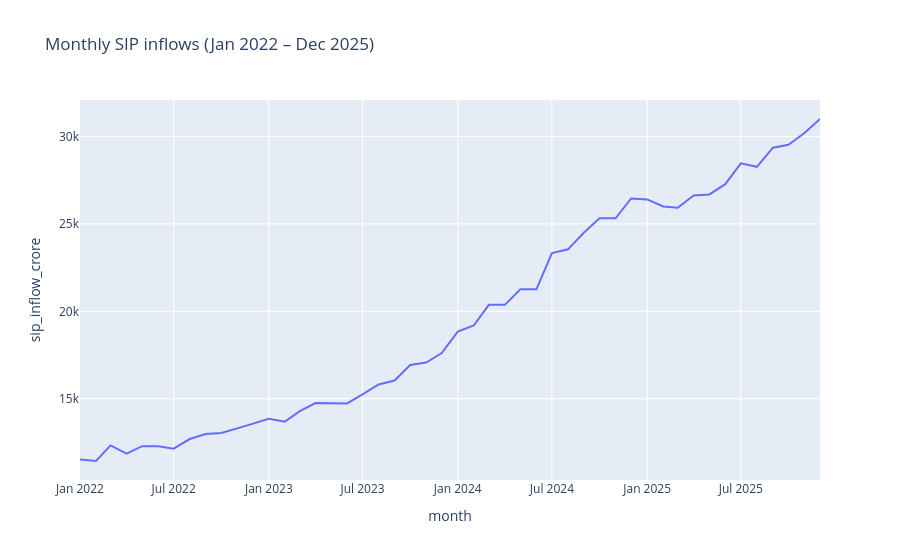

Notebook source saved alongside this figure:
### Code cell
import plotly.express as px

fig = px.line(
    sip,
    x="month",
    y="sip_inflow_crore",
    title="Monthly SIP inflows (Jan 2022 – Dec 2025)"
)

fig.show()
